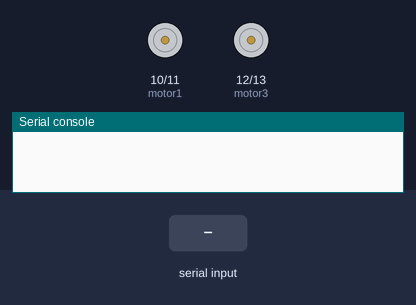
Bench run of a program on a simulated MicroPython board. Parts: motor-driver pin pairs drawn as motors (green arrow = first pin HIGH = forward, orange = second pin HIGH = backward, longer = more drive, scaled by the enable pin), the last lines printed to the serial console. The inputs (shaded band) are chosen by the test bench.

Above: at 1.2 s.
1.3 s: "F" received over the second serial link
At 1.9 s:
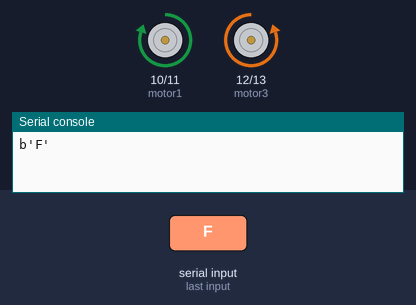
2.8 s: "B" received over the second serial link
At 4.0 s:
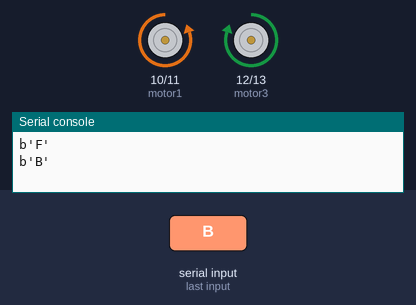
4.3 s: "R" received over the second serial link
At 5.4 s:
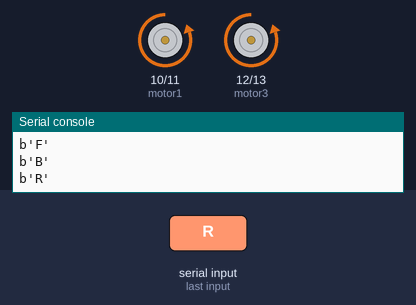
5.8 s: "L" received over the second serial link
At 6.5 s:
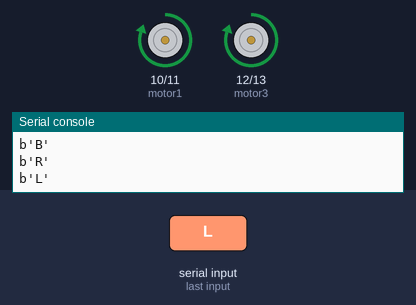
Timing chart, 0 to 8.3 s (numbered marks = the images above; inputs shaded):
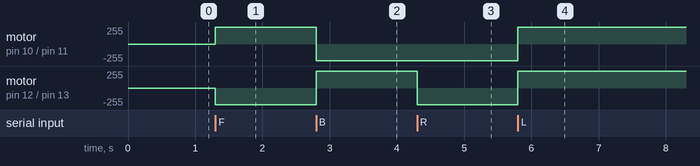

Measured:
- after the input at 1.3 s, motor on pin 10 (motor1) / pin 11 (motor2): stopped → forward 253/255 at once; motor on pin 12 (motor3) / pin 13 (motor4): stopped → backward 253/255 at once
- after the input at 2.8 s, motor on pin 10 (motor1) / pin 11 (motor2): forward 253/255 → backward 253/255 at once; motor on pin 12 (motor3) / pin 13 (motor4): backward 253/255 → forward 253/255 at once
- after the input at 4.3 s, motor on pin 12 (motor3) / pin 13 (motor4): forward 253/255 → backward 253/255 at once
- after the input at 5.8 s, motor on pin 10 (motor1) / pin 11 (motor2), motor on pin 12 (motor3) / pin 13 (motor4): backward 253/255 → forward 253/255 at once

The program:

bluetooth_control_robot_pico.py
```python
from machine import Pin,PWM,UART #importing PIN and PWM
import time #importing time

#Defining UART channel and Baud Rate
uart= UART(0,9600)

# Defining motor pins
motor1=Pin(10,Pin.OUT)
motor2=Pin(11,Pin.OUT)
motor3=Pin(12,Pin.OUT)
motor4=Pin(13,Pin.OUT)
# Defining enable pins and PWM object
enable1=PWM(Pin(6))
enable2=PWM(Pin(7))

# Defining frequency for enable pins
enable1.freq(1000)
enable2.freq(1000)

# Setting maximum duty cycle for maximum speed (0 to 65025)
enable1.duty_u16(65025)
enable2.duty_u16(65025)

# Forward
def move_forward():
    motor1.high()
    motor2.low()
    motor3.low()
    motor4.high()

# Backward
def move_backward():
    motor1.low()
    motor2.high()
    motor3.high()
    motor4.low()

#Turn Right
def turn_right():
    motor1.low()
    motor2.high()
    motor3.low()
    motor4.high()

#Turn Left
def turn_left():
    motor1.high()
    motor2.low()
    motor3.high()
    motor4.low()

#Stop
def stop():
    motor1.low()
    motor2.low()
    motor3.low()
    motor4.low()

while True:
    if uart.any(): #Checking if data available
        data=uart.read() #Getting data
        data=str(data) #Converting bytes to str type
        print(data)
        if('F' in data):
            move_forward() #Forward
        elif('B' in data):
            move_backward() #Backward
        elif('R' in data):
            turn_right() #Turn Right
        elif('L' in data):
            turn_left() #Turn Left
        elif('S' in data):
            stop() #Stop
        elif('E' in data):
            speed=data.split("|")
            print(speed[1])
            enable1.duty_u16(int(speed[1])) #Setting Duty Cycle
            enable2.duty_u16(int(speed[1])) #Setting Duty Cycle
        else:
            stop() #Stop
    
```
